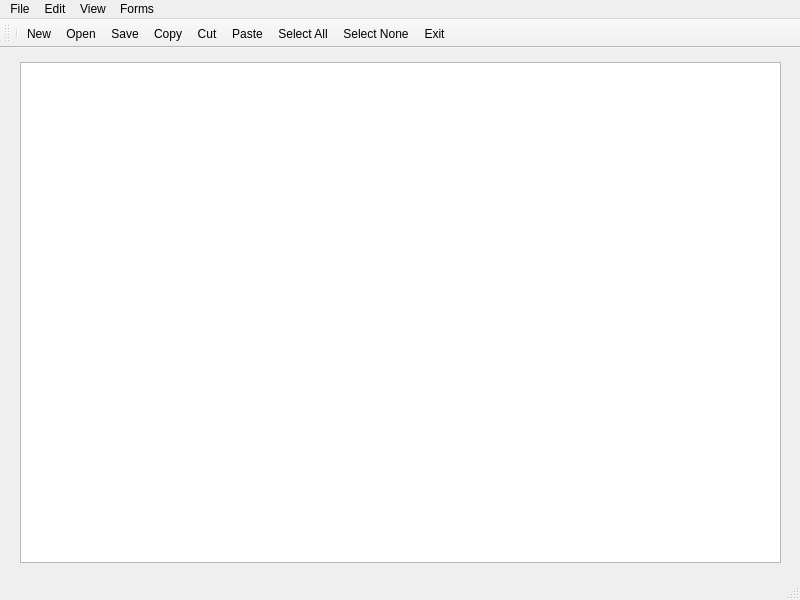
<?xml version="1.0" encoding="UTF-8"?>
<ui version="4.0">
 <class>MainWindow</class>
 <widget class="QMainWindow" name="MainWindow">
  <property name="geometry">
   <rect>
    <x>0</x>
    <y>0</y>
    <width>800</width>
    <height>600</height>
   </rect>
  </property>
  <property name="windowTitle">
   <string>MainWindow</string>
  </property>
  <widget class="QWidget" name="centralwidget">
   <widget class="QTextEdit" name="textEdit">
    <property name="geometry">
     <rect>
      <x>20</x>
      <y>14</y>
      <width>761</width>
      <height>501</height>
     </rect>
    </property>
   </widget>
  </widget>
  <widget class="QStatusBar" name="statusbar">
   <property name="enabled">
    <bool>true</bool>
   </property>
  </widget>
  <widget class="QMenuBar" name="menubar">
   <property name="geometry">
    <rect>
     <x>0</x>
     <y>0</y>
     <width>800</width>
     <height>25</height>
    </rect>
   </property>
   <widget class="QMenu" name="menuFile">
    <property name="title">
     <string>File</string>
    </property>
    <addaction name="separator"/>
    <addaction name="actionNew_2"/>
    <addaction name="actionOpen_2"/>
    <addaction name="actionSave_2"/>
    <addaction name="separator"/>
    <addaction name="actionExit"/>
   </widget>
   <widget class="QMenu" name="menuEdit">
    <property name="title">
     <string>Edit</string>
    </property>
    <addaction name="actionCopy"/>
    <addaction name="actionCut"/>
    <addaction name="actionPaste"/>
    <addaction name="actionSelect_All"/>
    <addaction name="actionSelect_None"/>
   </widget>
   <widget class="QMenu" name="menuView">
    <property name="title">
     <string>View</string>
    </property>
    <addaction name="actionToolbar_Top"/>
    <addaction name="actionToolbar_Buttom"/>
    <addaction name="actionToolbar_Right_2"/>
    <addaction name="actionToolbar_Left"/>
    <addaction name="separator"/>
    <addaction name="actionToolbar_Floatable"/>
    <addaction name="actionToolbar_Movable"/>
   </widget>
   <widget class="QMenu" name="menuHome">
    <property name="title">
     <string>Forms</string>
    </property>
    <addaction name="actionOpen_Form"/>
   </widget>
   <addaction name="menuFile"/>
   <addaction name="menuEdit"/>
   <addaction name="menuView"/>
   <addaction name="menuHome"/>
  </widget>
  <widget class="QToolBar" name="toolBar">
   <property name="windowTitle">
    <string>toolBar</string>
   </property>
   <attribute name="toolBarArea">
    <enum>TopToolBarArea</enum>
   </attribute>
   <attribute name="toolBarBreak">
    <bool>false</bool>
   </attribute>
   <addaction name="separator"/>
   <addaction name="actionNew_2"/>
   <addaction name="actionOpen_2"/>
   <addaction name="actionSave_2"/>
   <addaction name="actionCopy"/>
   <addaction name="actionCut"/>
   <addaction name="actionPaste"/>
   <addaction name="actionSelect_All"/>
   <addaction name="actionSelect_None"/>
   <addaction name="actionExit"/>
  </widget>
  <action name="actionOpen">
   <property name="text">
    <string>Open</string>
   </property>
  </action>
  <action name="actionNew">
   <property name="text">
    <string>New</string>
   </property>
  </action>
  <action name="actionSave">
   <property name="text">
    <string>Save</string>
   </property>
  </action>
  <action name="actionNew_2">
   <property name="text">
    <string>New</string>
   </property>
  </action>
  <action name="actionOpen_2">
   <property name="text">
    <string>Open</string>
   </property>
  </action>
  <action name="actionSave_2">
   <property name="text">
    <string>Save</string>
   </property>
  </action>
  <action name="actionExit">
   <property name="text">
    <string>Exit</string>
   </property>
  </action>
  <action name="actionCopy">
   <property name="text">
    <string>Copy</string>
   </property>
  </action>
  <action name="actionCut">
   <property name="text">
    <string>Cut</string>
   </property>
  </action>
  <action name="actionPaste">
   <property name="text">
    <string>Paste</string>
   </property>
  </action>
  <action name="actionSelect_All">
   <property name="text">
    <string>Select All</string>
   </property>
  </action>
  <action name="actionSelect_None">
   <property name="text">
    <string>Select None</string>
   </property>
  </action>
  <action name="actionToolbar_Top">
   <property name="text">
    <string> Toolbar Top</string>
   </property>
  </action>
  <action name="actionToolbar_Buttom">
   <property name="text">
    <string>Toolbar Bottom</string>
   </property>
  </action>
  <action name="actionToolbar_Right">
   <property name="text">
    <string>Toolbar Right</string>
   </property>
  </action>
  <action name="actionToolbar_Left">
   <property name="text">
    <string>Toolbar Left</string>
   </property>
  </action>
  <action name="actionToolbar_Floatable">
   <property name="checkable">
    <bool>true</bool>
   </property>
   <property name="text">
    <string>Toolbar Floatable</string>
   </property>
  </action>
  <action name="actionToolbar_Movable">
   <property name="checkable">
    <bool>true</bool>
   </property>
   <property name="text">
    <string>Toolbar Movable</string>
   </property>
  </action>
  <action name="actionToolbar_Right_2">
   <property name="text">
    <string>Toolbar Right</string>
   </property>
  </action>
  <action name="actionOpen_Form">
   <property name="text">
    <string>Open Form</string>
   </property>
  </action>
 </widget>
 <resources/>
 <connections/>
</ui>
